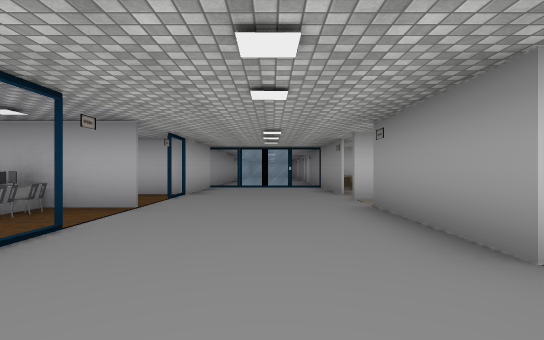
[1] (above)

17 first-person views from a walk through a 3-D level made in the Unity game engine. The camera is 1.3 m above the floor, looks level and sees 85° across. Doors are open. The floor is counted in squares, 2.4 m on a side. Each view is taken from the middle of a square. On the plan, view 1 faces up. The plan holds only what a view shows up to about 9 squares ahead; the rest is blank. The place goes on beyond the plan. The player character is not drawn. Some surface patterns are stand-ins.

[2]
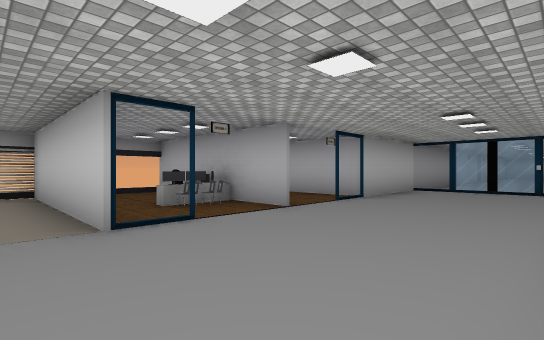

[3]
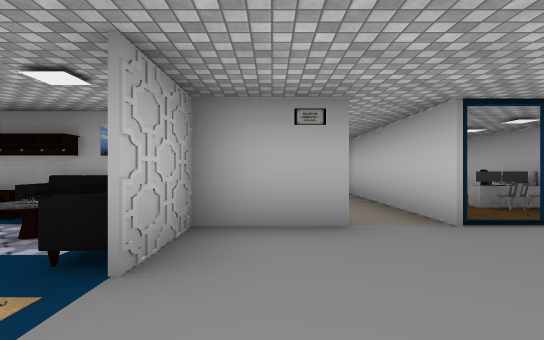

[4]
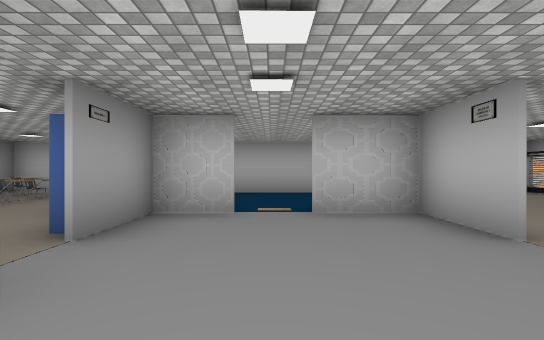

[5]
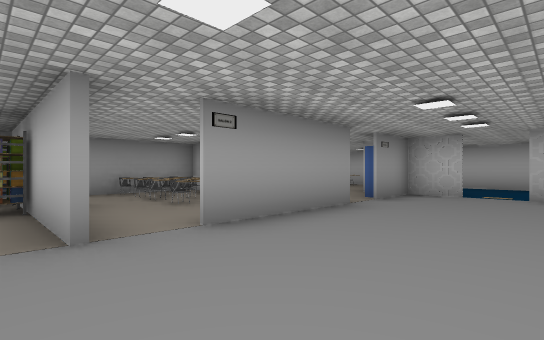

[6]
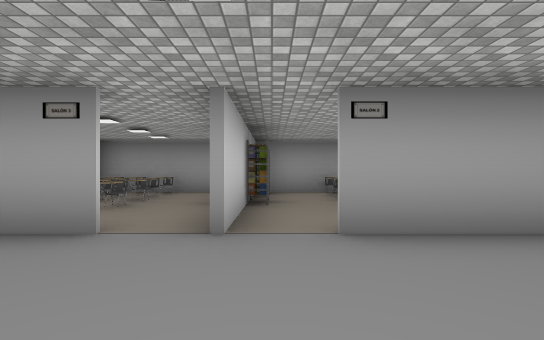

[7]
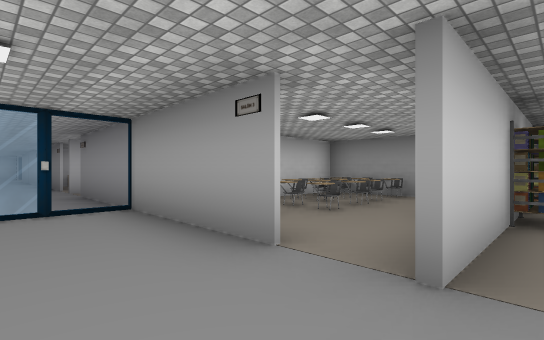

[8]
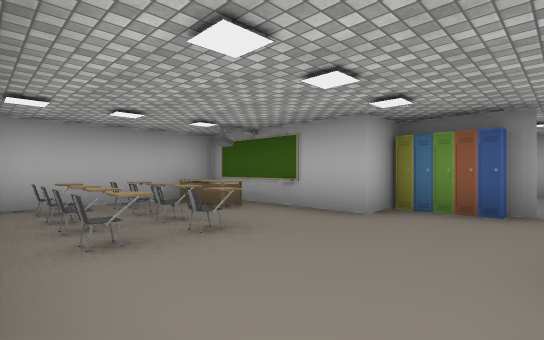

[9]
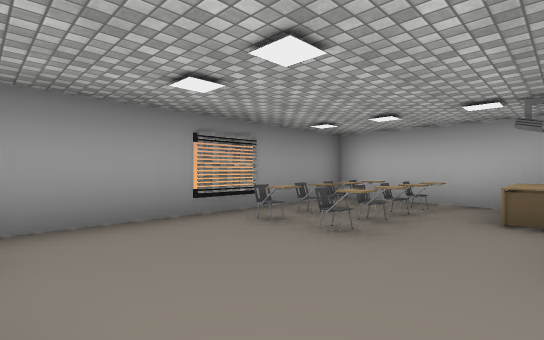

[10]
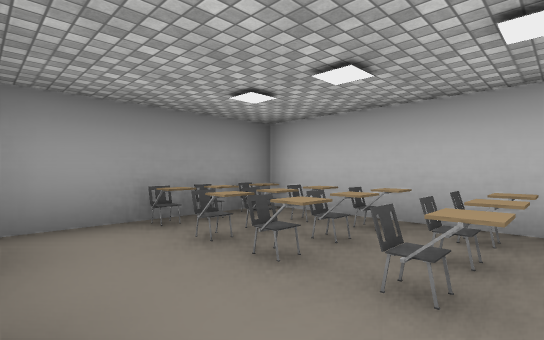

[11]
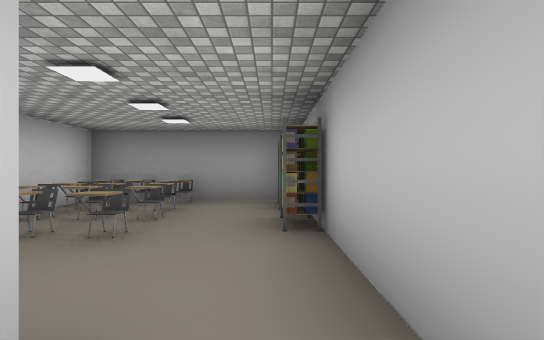

[12]
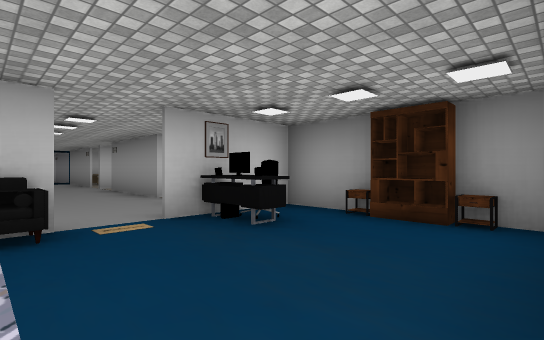

[13]
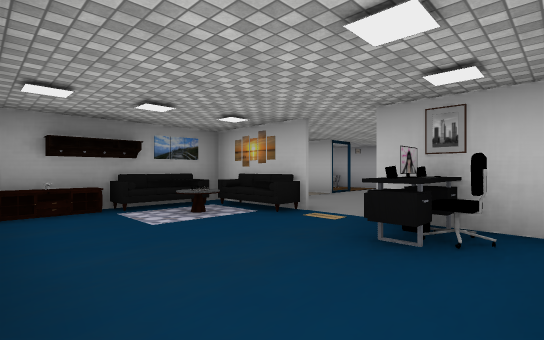

[14]
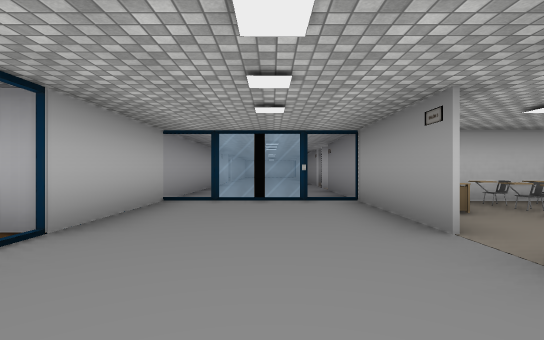

[15]
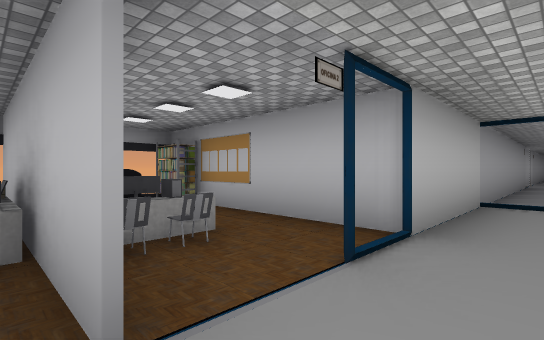

[16]
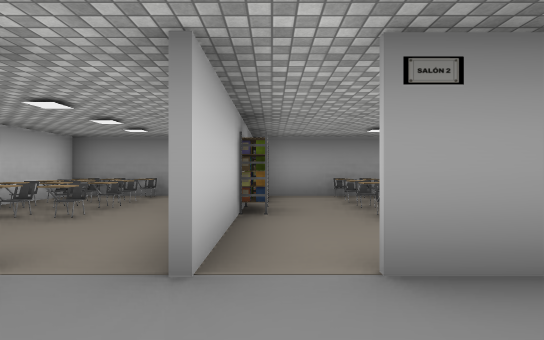

[17]
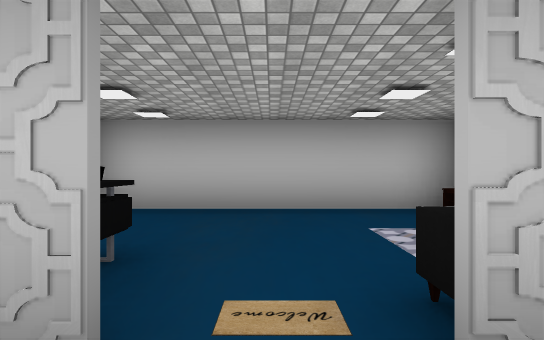

### Floor plan
Key: @ floor where view 1 was taken; # wall or solid block; x gap in a wall; . floor; D open door; = window, fence, low wall or low ledge; O other object.
Columns run from 7 left of view 1 to 7 right of it. Each row starts with its distance up from view 1.
 12      #
 11      #...
 10      ##==
  9      #...#OOOO
  8      #...OOOOO
  7   ####...#OOOO
  6  OO..=...D#OO##
  5     O=...D.OO.#
  4  ## O=...#OOOO#
  3  ..OO=... OOOO
  2    ##D...#OOOO
  1 #....D...D....#
  0     .#.@.O....#
 -1    ..#ODOO#OO.#
 -2   ..#OO.OOOOO.#
 -3  .. #OO.OOOOO.#
 -4  #  #.....#Ox.#
 -5     ###########

Where each view was taken, in squares from view 1:
view 1: 0 up, 0 right, facing up
view 2: 1 up, 1 right, facing up-left
view 3: 0 up, 1 right, facing left
view 4: 3 up, 0 right, facing down
view 5: 6 up, 1 left, facing down-right
view 6: 5 up, 1 left, facing right
view 7: 5 up, 0 right, facing up-right
view 8: 1 up, 6 right, facing down-left
view 9: 1 up, 3 right, facing down-right
view 10: 5 up, 3 right, facing down-right
view 11: 6 up, 1 right, facing right
view 12: 4 down, 1 left, facing up-right
view 13: 4 down, 2 right, facing up-left
view 14: 4 up, 0 right, facing up
view 15: 4 up, 1 left, facing up-left
view 16: 5 up, 0 right, facing right
view 17: 0 up, 0 right, facing down
